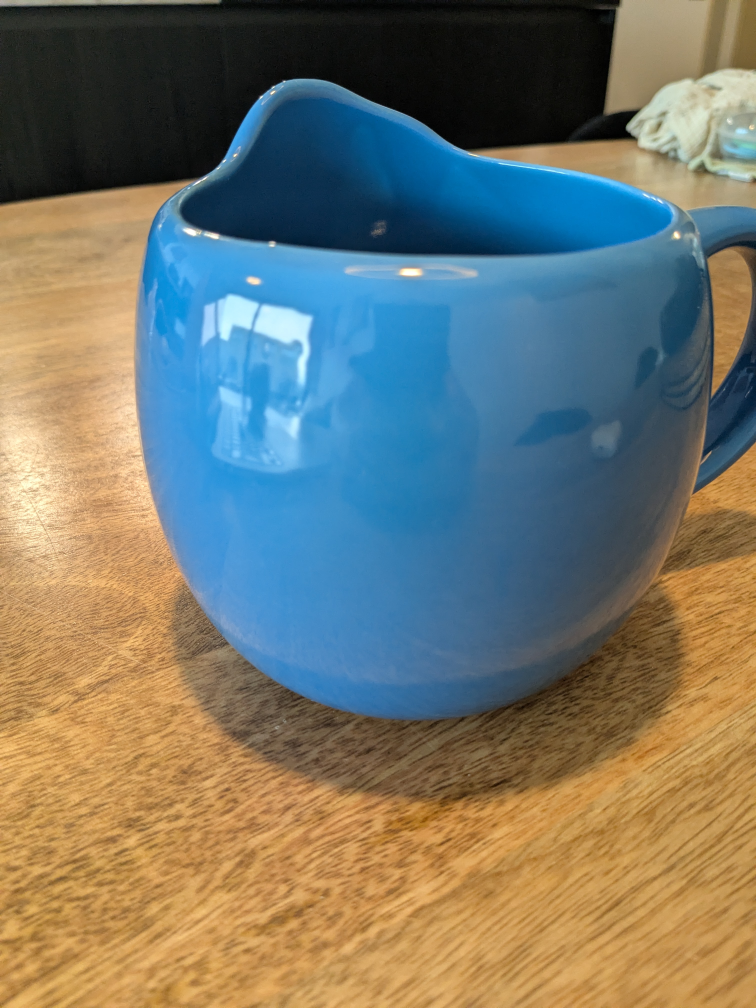
#> input picture test_objects/mug_blue_01.jpg, 3024 x 4032 px (shown at 1/4 size)
$ python -i hud.py   (imports and definitions only)
#> lines starting #> are read from the running program, lines starting #| are printed output that depends on the picture; after the words box and inside, x2 and y2 are one past the last pixel; in counts of white or black regions, pixels touching at a corner belong together
#> further down, picture is the input picture: shape (4032, 3024, 3); mean B, G, R 107.7, 119.1, 116.8
"""
hud.py

An on-frame heads-up display, so a screen recording of the demo window tells
the whole story on its own.

Before this, the interesting state — per-tier similarity, the gate verdict,
which NVIDIA service was called, the latencies — only existed as terminal
scrollback, while the video window showed the camera and one line of text.
That splits a recording across two places and makes the demo hard to read.

Layout is composed onto a FIXED canvas (1280x720 by default) rather than
sized from the camera frame. Two reasons: the window is then the same size
whatever resolution the webcam gives you, and the panel gets the full canvas
height, which leaves room for text large enough to read in a screen
recording that a viewer may watch scaled down on a phone.

Drawn with PIL rather than cv2.putText, because Hershey fonts look like a
debug tool and this is the thing people actually look at. The panel is
cached and only re-rendered when the state changes, so the camera still
runs at full frame rate.

Usage:
    hud = HUD()
    hud.set_memory(store.stats())
    hud.set_result(...)
    cv2.imshow("...", hud.compose(frame))
"""

from __future__ import annotations
import os
import numpy as np
from PIL import Image, ImageDraw, ImageFont

CANVAS_W, CANVAS_H = 1280, 720
PANEL_W = 560                      # right-hand panel
CAM_W = CANVAS_W - PANEL_W         # 720px for the camera column
CAM_H = 466                        # camera sits above...
LOG_H = CANVAS_H - CAM_H           # ...an embedded log of the demo's output

BG = (10, 14, 18)
PANEL_BG = (16, 21, 26)
LINE = (44, 56, 65)
INK = (233, 239, 244)
INK_SOFT = (158, 173, 184)
INK_FAINT = (116, 131, 143)
CHEAP = (88, 205, 181)
CHEAP_BG = (11, 74, 64)
ESC = (232, 162, 82)
ESC_BG = (74, 46, 11)
NV = (129, 200, 0)
BAR_BG = (38, 48, 56)
BAR = (78, 127, 158)
BAR_WIN = (138, 202, 232)

_MONO = ["/System/Library/Fonts/Menlo.ttc",
         "/usr/share/fonts/truetype/dejavu/DejaVuSansMono.ttf"]
_SANS = ["/System/Library/Fonts/HelveticaNeue.ttc",
         "/usr/share/fonts/truetype/dejavu/DejaVuSans.ttf"]


def _font(paths, size, index=0):
#> called with size = 15, index = 0
    for p in paths:
        if os.path.exists(p):
            try:
                return ImageFont.truetype(p, size, index=index)
            except Exception:
                continue
    return ImageFont.load_default()


class HUD:
    def __init__(self, tier_dims: dict | None = None, scale: float = 1.0):
        """scale nudges every font size — raise it if you're recording for
        a small screen, lower it if the panel starts overflowing."""
        self.tier_dims = tier_dims or {"short": 64, "medium": 256, "long": 768}
        s = scale
        self.f_label = _font(_MONO, int(15 * s))
        self.f_mono = _font(_MONO, int(20 * s))
        self.f_mono_b = _font(_MONO, int(22 * s), 1)
        self.f_val = _font(_MONO, int(21 * s), 1)
        self.f_badge = _font(_MONO, int(26 * s), 1)
        # Prose (the gate's reason, the VLM's answer) gets a smaller face than
        # the numbers. Keeps the figures legible while leaving room for the
        # VLM response, which is the payoff of the escalation beat.
        self.f_prose = _font(_MONO, int(17 * s))

        self.counts = {"short": 0, "medium": 0, "long": 0}
        self.query = ""
        self.per_tier = {}
        self.tier = None
        self.decision = None
        self.reason = ""
        self.label = None
        self.pos = None
        self.encode_ms = None
        self.search_ms = None
        self.vlm_ms = None
        self.vlm_text = ""
        self.active = set()
        self.status = "ready"
        self._panel = None
        self._card_img = None
        self.card = None
        self._toast = None          # (text, expires_at)
        self._log = []              # embedded terminal output
        self._log_img = None
        self._log_dirty = True
        self._dyn = None            # dynamically built card
        self._dirty = True

    # ---- state -----------------------------------------------------------

    def _touch(self):
        self._dirty = True

    # [34 lines left out: functions set_memory, set_status, begin_query, set_result, set_vlm, not called in this run]

    def light(self, *services):
        self.active = set(self.active) | set(services)
        self._touch()

    # ---- presentation cards ---------------------------------------------
    #
    # Full-canvas title cards, shown in the demo window itself so a screen
    # recording captures them. Without these the recording is 90 seconds of
    # camera feed with no framing, and the narration has nothing to sit
    # against. Press 1-5 to show one, 0 to return to the live view.

    CARDS = {
        "1": ("THE PROBLEM",
              "A robot sees the same things,\nover and over.",
              ["every question to a large VLM pays full price",
               "for answers it already has"]),
        "2": ("THE INNOVATION",
              "One encode.\nThree memory tiers.",
              ["Matryoshka: any prefix is still a valid embedding",
               "short 64d   what I just saw",
               "medium 256d  what I've learned",
               "long 768d   what I know well"]),
        "3": ("WHY IT MATTERS ON A ROBOT",
              "Cheap memory,\nno network needed.",
              ["an 8-hour shift of memory = 7 MB, not 236 MB",
               "the cheap path needs no network at all",
               "the accelerator stays free for driving and grasping"]),
        "4": ("THE STACK",
              "Open weights,\nNVIDIA microservices.",
              ["jina-clip-v2         local, CC BY-NC, no GPU",
               "llama-3.2-11b-vision  NVIDIA NIM",
               "llama-nemotron-embed-vl  NVIDIA NIM",
               "parakeet ASR + magpie TTS  NVIDIA Riva"]),
        "5": ("SHIPPED",
              "Code, tests,\nand the numbers.",
              ["44 unit tests, every measurement reproducible",
               "github.com/ankursharma435/robot-semantic-memory"]),
    }

    # [119 lines left out: functions log, toast, show_metrics, _render_metrics_card, show_card, _render_card and 2 more, not called in this run]

    def _render_log(self) -> np.ndarray:
        im = Image.new("RGB", (CAM_W, LOG_H), (7, 10, 13))
        d = ImageDraw.Draw(im)
        f = _font(_MONO, 15)
        fl = _font(_MONO, 12)
        d.line([(0, 0), (CAM_W, 0)], fill=LINE)
        d.text((20, 10), "DEMO OUTPUT", font=fl, fill=INK_FAINT)
        y = 32
        for ln in self._log:
            colour = INK_SOFT
            low = ln.lower()
            if "escalat" in low or "vlm" in low:
                colour = ESC
            elif "cheap" in low or "memorized" in low or "memorised" in low:
                colour = CHEAP
            # trim to the panel width rather than wrapping; these are log lines
            while ln and d.textlength(ln, font=f) > CAM_W - 40:
                ln = ln[:-2]
            d.text((20, y), ln, font=f, fill=colour)
            y += 20
            if y > LOG_H - 18:
                break
        return np.array(im)

    def _render_panel(self) -> np.ndarray:
        im = Image.new("RGB", (PANEL_W, CANVAS_H), PANEL_BG)
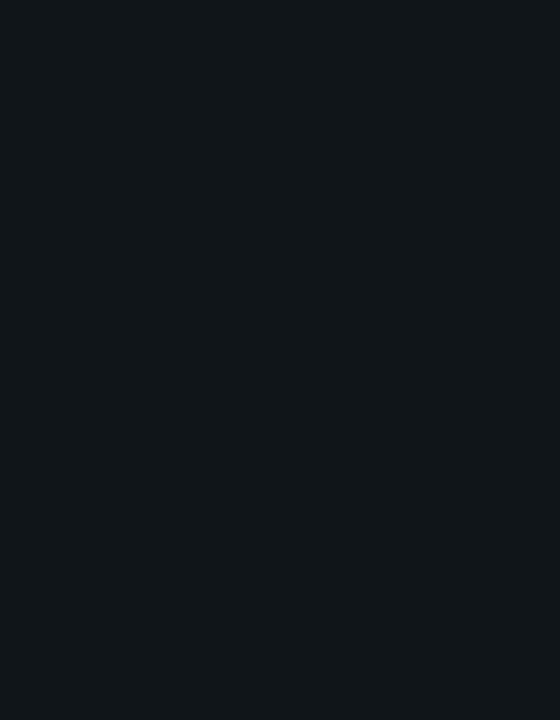
#> im: PIL image 560x720 RGB; mean R, G, B 16, 21, 26
        d = ImageDraw.Draw(im)
        x = 28
        w = PANEL_W - 56
        y = 26

        # ---- query, if one is running
        if self.query:
            d.text((x, y), "QUERY", font=self.f_label, fill=INK_FAINT)
            y += 26
            prefix = "\U0001F3A4 " if getattr(self, "spoken", False) else "> "
            for ln in self._wrap(d, prefix + self.query, self.f_mono, w)[:2]:
                d.text((x, y), ln, font=self.f_mono, fill=INK)
                y += 27
            y += 12

        d.text((x, y), "MATRYOSHKA EMBEDDING BASED SEMANTIC MEMORY",
               font=self.f_label, fill=INK_FAINT)
        y += 26
        for t in ("short", "medium", "long"):
            d.text((x, y), f"{t}  {self.tier_dims[t]}d", font=self.f_mono, fill=INK_SOFT)
            d.text((x + w, y), str(self.counts.get(t, 0)), font=self.f_val,
                   fill=INK, anchor="ra")
            y += 28
#> after the loop, y = 136
        y += 14
#> y = 150

        if self.per_tier:
            d.text((x, y), "SIMILARITY BY TIER", font=self.f_label, fill=INK_FAINT)
            y += 28
            for t in ("long", "medium", "short"):
                v = self.per_tier.get(t, 0.0)
                win = (t == self.tier)
                d.text((x, y), f"{t}  {self.tier_dims[t]}d", font=self.f_mono,
                       fill=INK if win else (INK_FAINT if t == "short" else INK_SOFT))
                self._bar(d, x + 150, y + 8, w - 260, 12, v / 0.55,
                          BAR_WIN if win else BAR)
                d.text((x + w, y), f"{v:.3f}", font=self.f_val,
                       fill=INK if win else INK_FAINT, anchor="ra")
                y += 32
            y += 14

        if self.decision:
            cheap = self.decision == "cheap"
            col, bgc = (CHEAP, CHEAP_BG) if cheap else (ESC, ESC_BG)
            lbl = "CHEAP" if cheap else "ESCALATE"
            tw = int(d.textlength(lbl, font=self.f_badge)) + 40
            d.rounded_rectangle([x, y, x + tw, y + 44], radius=5, fill=bgc,
                                 outline=col, width=2)
            d.text((x + 20, y + 9), lbl, font=self.f_badge, fill=col)
            y += 54
            for ln in self._wrap(d, self.reason, self.f_prose, w)[:2]:
                d.text((x, y), ln, font=self.f_prose, fill=INK_SOFT)
                y += 23
            y += 12

        # The rail and latency strip are pinned to the bottom, so anything
        # flowing down the panel has to stop short of them or it overlaps.
        FLOW_LIMIT = CANVAS_H - 136

        if self.vlm_text and y < FLOW_LIMIT:
            d.text((x, y), "VLM RESPONSE", font=self.f_label, fill=INK_FAINT)
            y += 26
            lines = self._wrap(d, self.vlm_text, self.f_prose, w)
            for i, ln in enumerate(lines):
                if y + 23 > FLOW_LIMIT:
                    remaining = len(lines) - i
                    if remaining:
                        d.text((x, y), f"... +{remaining} more line"
                                        f"{'s' if remaining > 1 else ''}",
                               font=self.f_label, fill=INK_FAINT)
                    break
                d.text((x, y), ln, font=self.f_prose, fill=INK)
                y += 23

        # ---- NVIDIA rail + latency strip, pinned to the bottom
        ry = CANVAS_H - 118
        cx = x
        for c in ("NIM embed", "NIM VLM", "Riva ASR", "Riva TTS"):
            on = c in self.active
            cw = int(d.textlength(c, font=self.f_label)) + 26
            d.rounded_rectangle([cx, ry, cx + cw, ry + 30], radius=4,
                                 fill=(26, 42, 12) if on else None,
                                 outline=NV if on else LINE, width=2 if on else 1)
            d.text((cx + 13, ry + 7), c, font=self.f_label, fill=NV if on else INK_FAINT)
            cx += cw + 9
#> this loop made 4 passes
#> (cw, cx) on passes 1 to 4: (107, 144), (89, 242), (98, 349), (98, 456)
#> after the loop, cx = 456

        ly = CANVAS_H - 68
        cells = []
        if self.encode_ms is not None:
            cells.append(("encode", f"{self.encode_ms:.0f} ms"))
        if self.search_ms is not None:
            cells.append(("search", f"{self.search_ms:.3f} ms"))
        cells.append(("VLM", f"{self.vlm_ms:.0f} ms") if self.vlm_ms
                     else ("VLA", "not called"))
        cw = w // max(1, len(cells))
        for i, (k, v) in enumerate(cells):
            cx = x + i * cw
            d.text((cx, ly), k, font=self.f_label, fill=INK_FAINT)
            d.text((cx, ly + 22), v, font=self.f_val, fill=INK)

        return np.array(im)
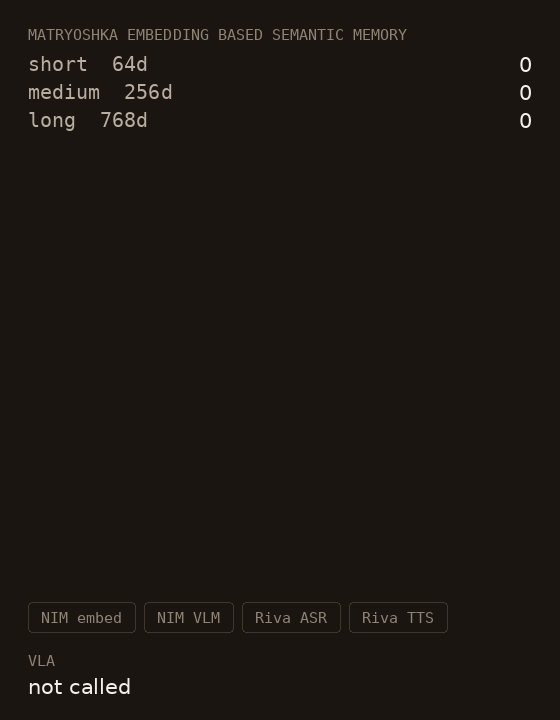
#> returned value: shape (720, 560, 3); mean of channels 0, 1, 2 17.5, 22.6, 27.7; drawn as B, G, R

    def compose(self, frame):
        """frame is BGR from the camera; returns a fixed-size BGR canvas.
        If a presentation card is active, the card replaces the whole view."""
        if getattr(self, "card", None):
            if self._dirty or getattr(self, "_card_img", None) is None:
                self._card_img = self._render_card(self.card)
                self._dirty = False
            return self._card_img[:, :, ::-1].copy()

        if self._dirty or self._panel is None:
            self._panel = self._render_panel()
            self._dirty = False

        canvas = np.zeros((CANVAS_H, CANVAS_W, 3), dtype=np.uint8)
        canvas[:, :] = BG[::-1]

        # camera, scaled into the top-left region
        fh, fw = frame.shape[:2]
        s = min(CAM_W / fw, CAM_H / fh)
        nw, nh = max(1, int(fw * s)), max(1, int(fh * s))
        import cv2
        small = cv2.resize(frame, (nw, nh), interpolation=cv2.INTER_AREA)
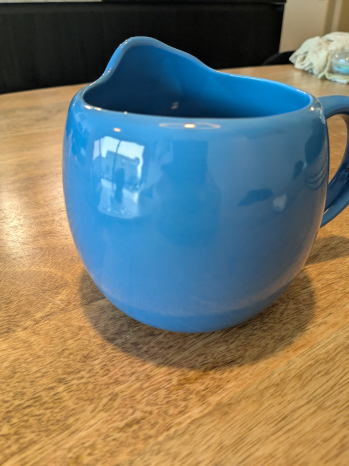
#> small: shape (466, 349, 3); mean B, G, R 107.7, 119.1, 116.8
        y0 = (CAM_H - nh) // 2
        x0 = (CAM_W - nw) // 2
        canvas[y0:y0 + nh, x0:x0 + nw] = small
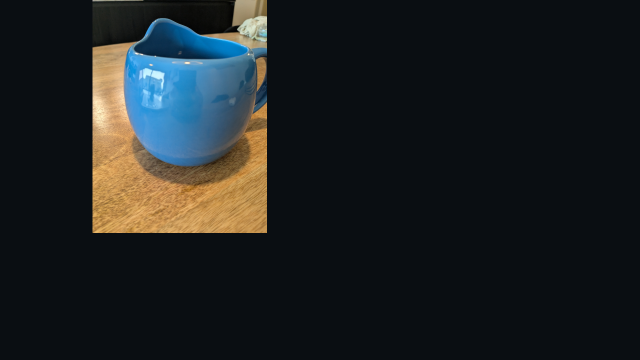
#> canvas: shape (720, 1280, 3) (shown at 1/2 size); mean B, G, R 33.8, 32.5, 28.8

        # embedded log beneath it
        if self._log_dirty or self._log_img is None:
            self._log_img = self._render_log()
#> in _render_log, `im = Image.new("RGB", (CAM_W, LOG_H), (7, 10, 13))`:
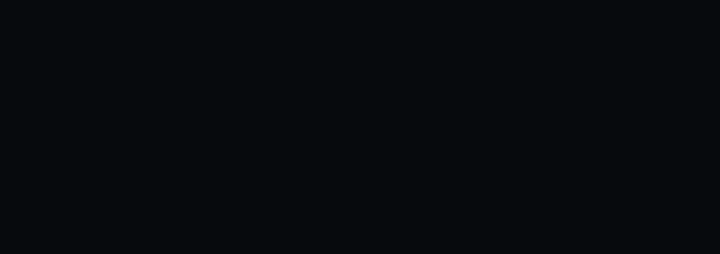
#> im: PIL image 720x254 RGB; mean R, G, B 7, 10, 13
#> after the loop in _render_log, `for ln in self._log:`: y = 32
            self._log_dirty = False
        canvas[CAM_H:, :CAM_W] = self._log_img[:, :, ::-1]
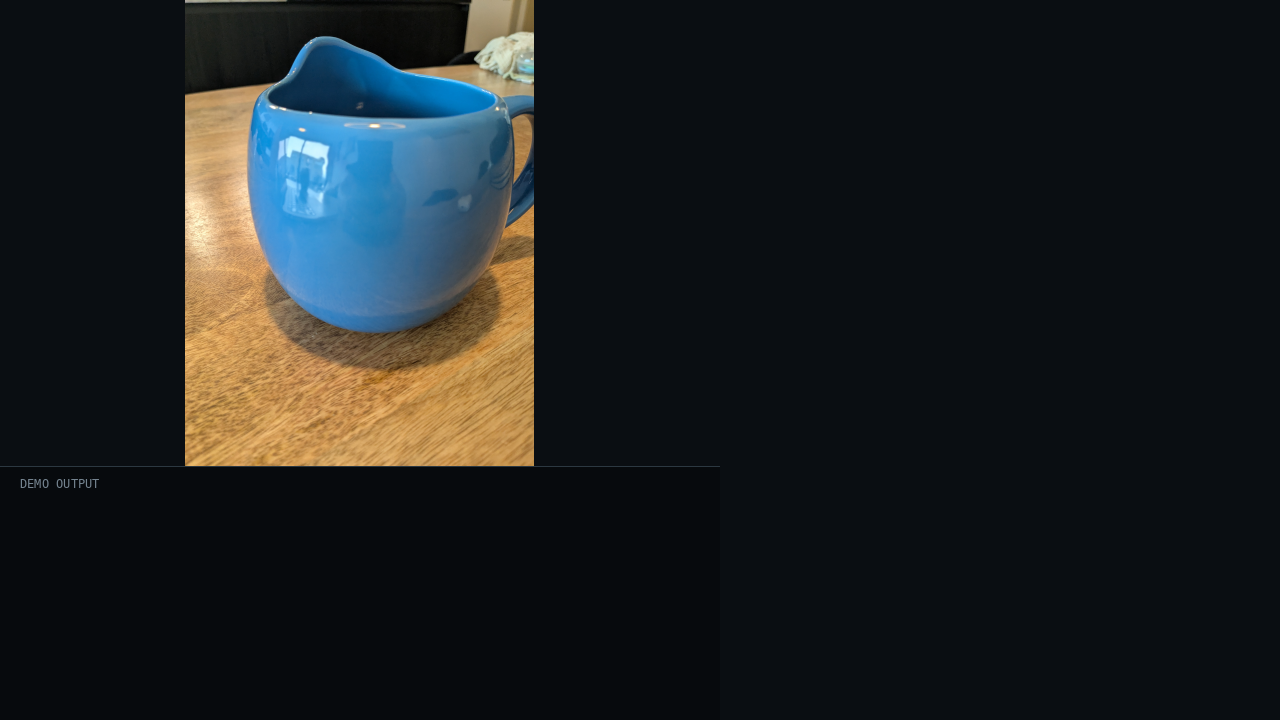
#> canvas: shape (720, 1280, 3); 19.84% of pixels changed, all inside (x1, y1, x2, y2) = (0, 466, 720, 720)

        canvas[:, CAM_W:] = self._panel[:, :, ::-1]      # RGB -> BGR

        if self._toast:
            import time as _t
            text, expires = self._toast
            if _t.time() < expires:
                canvas = self._draw_toast(canvas, text)
            else:
                self._toast = None
        return canvas

    # [15 lines left out: function _draw_toast, not called in this run]

>>> import cv2
>>> picture = cv2.imread('../test_objects/mug_blue_01.jpg')
>>> result = HUD().compose(picture)

$ run again, on test_objects/mug_blue_03.jpg
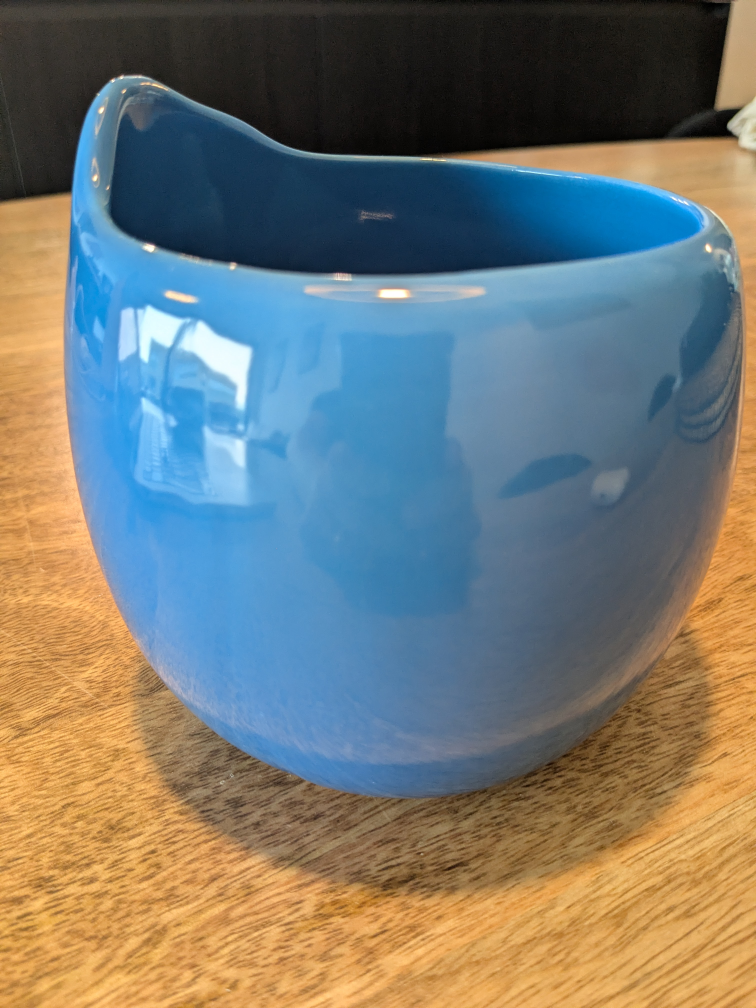
#> input picture test_objects/mug_blue_03.jpg, 3024 x 4032 px (shown at 1/4 size)
#> picture is the input picture: shape (4032, 3024, 3); mean B, G, R 114.6, 120.6, 117.4
#> after the loop in _render_panel, `for t in ("short", "medium", "long"):`: y = 136
#> in _render_panel, `y += 14`: y = 150
#> the loop in _render_panel, `for c in ("NIM embed", "NIM VLM", "Riva ASR", "Riva TTS"):` made 4 passes
#> (cw, cx) on passes 1 to 4: (107, 144), (89, 242), (98, 349), (98, 456)
#> after the loop in _render_panel, `for c in ("NIM embed", "NIM VLM", "Riva ASR", "Riva TTS"):`: cx = 456
#> in compose, `canvas[y0:y0 + nh, x0:x0 + nw] = small`:
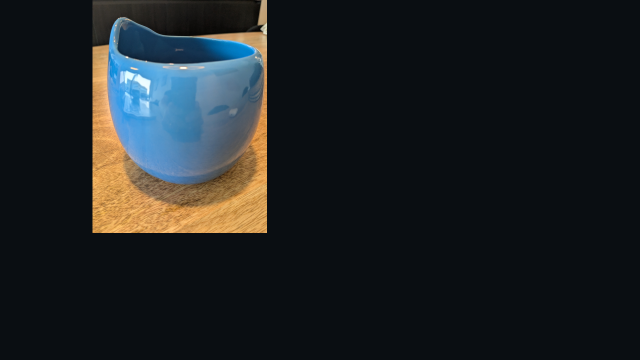
#> canvas: shape (720, 1280, 3) (shown at 1/2 size); mean B, G, R 35, 32.8, 29
#> after the loop in _render_log, `for ln in self._log:`: y = 32
#> in compose, `canvas[CAM_H:, :CAM_W] = self._log_img[:, :, ::-1]`:
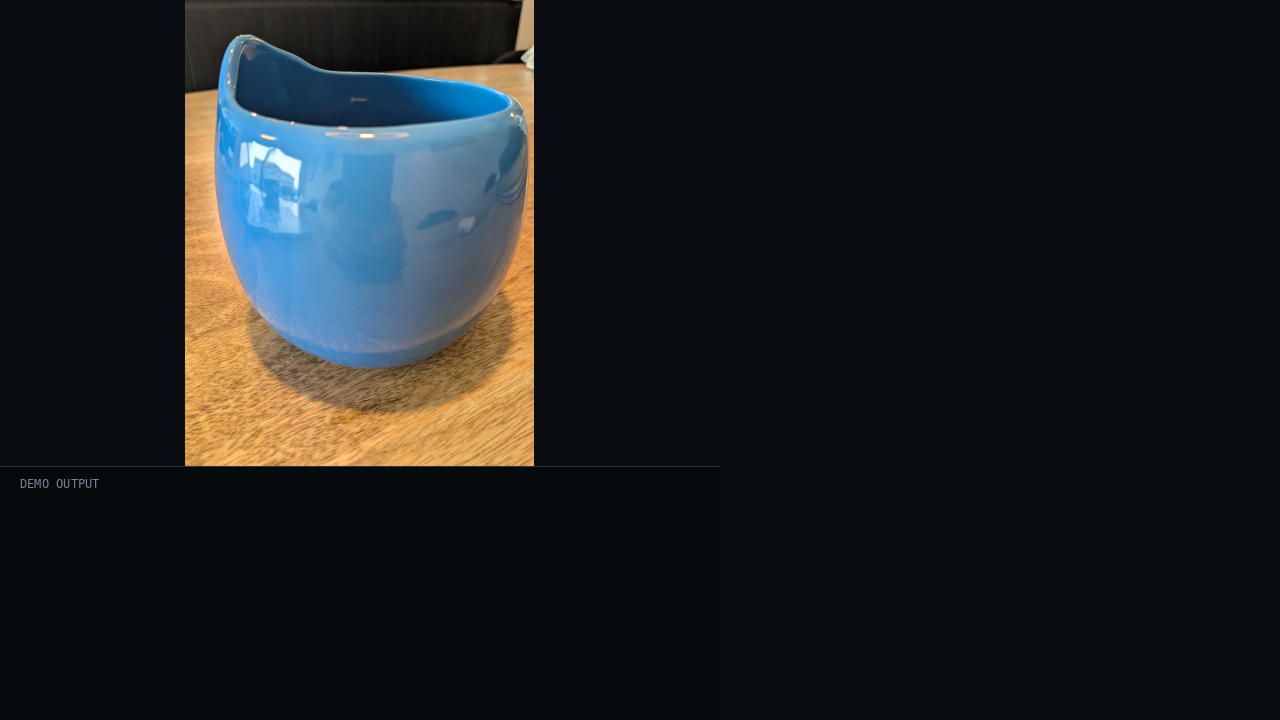
#> canvas: shape (720, 1280, 3); 19.84% of pixels changed, all inside (x1, y1, x2, y2) = (0, 466, 720, 720)
